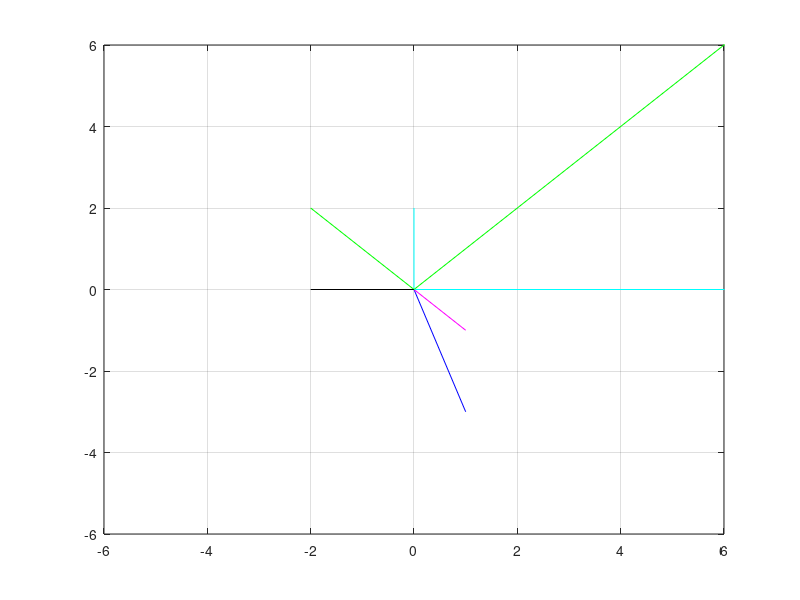

This figure's MATLAB source:
%%EJ 1
Ax = [0 0];
Ay = [0 2];
Bx = [0 -2];
By = [0 2];
Cx = [0 1];
Cy = [0 -3];

plot(Ax,Ay,'c')
axis([-6 6 -6 6])
grid on
hold on
plot(Bx,By,'g')
hold on
plot(Cx,Cy,'b')

%%Operaciones

ax = Ax - Bx;
ay = Ay - By;
bx = Bx - Ax;
by = By - Ay;
cx = Cx + Ax;
cy = Cy + Ay;


plot(ax,ay,'r')
axis([-6 6 -6 6])
grid on
hold on
plot(bx,by,'k')
hold on
plot(cx,cy,'m')

%%Ej 2
CSx = [0 126];
CSy = [0 0];
CIx = [0 79.88];
CIy = [0 79.88];
SIx = [126 79.88];
SIy = [0 79.88];

hx = [79.88 79.88];
hy = [0 79.88];

plot(CSx,CSy,'c')
grid on
hold on
plot(CIx,CIy,'g')
hold on
plot(SIx,SIy,'b')
hold on
plot(hx,hy,'m')

%%Ej 3
a  = input('Ingrese el vector a : ');
b  = input('Ingrese el vector b : ');

c = a + b;

fprintf("Los componentes de la suma de los vectores a y b son: \n")
disp(c)
